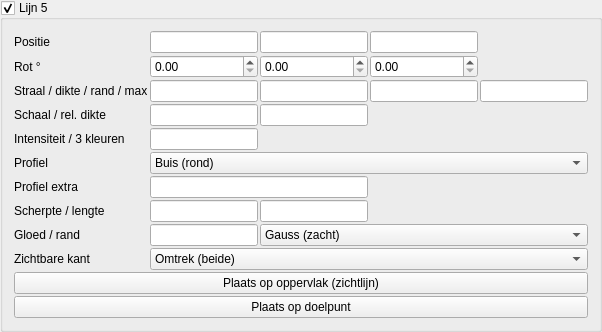
       <widget class="MyGroupBox" name="groupCheck_pattern_line_trap_5_enabled">
        <property name="title">
         <string>Lijn 5</string>
        </property>
        <property name="checkable">
         <bool>true</bool>
        </property>
        <layout class="QGridLayout" name="gridLayout_pattern_line_5">
         <property name="spacing">
          <number>2</number>
         </property>
         <item row="0" column="0">
          <widget class="QLabel" name="label_pattern_line_5_pos">
           <property name="text">
            <string>Positie</string>
           </property>
          </widget>
         </item>
         <item row="0" column="1">
          <widget class="MyLineEdit" name="vect3_pattern_line_trap_5_position_x"/>
         </item>
         <item row="0" column="2">
          <widget class="MyLineEdit" name="vect3_pattern_line_trap_5_position_y"/>
         </item>
         <item row="0" column="3">
          <widget class="MyLineEdit" name="vect3_pattern_line_trap_5_position_z"/>
         </item>
         <item row="1" column="0">
          <widget class="QLabel" name="label_pattern_line_5_rot">
           <property name="text">
            <string>Rot °</string>
           </property>
          </widget>
         </item>
         <item row="1" column="1">
          <widget class="MyDoubleSpinBox" name="spinboxd3_pattern_line_trap_5_rotation_x"/>
         </item>
         <item row="1" column="2">
          <widget class="MyDoubleSpinBox" name="spinboxd3_pattern_line_trap_5_rotation_y"/>
         </item>
         <item row="1" column="3">
          <widget class="MyDoubleSpinBox" name="spinboxd3_pattern_line_trap_5_rotation_z"/>
         </item>
         <item row="2" column="0">
          <widget class="QLabel" name="label_pattern_line_5_radius">
           <property name="text">
            <string>Straal / dikte / rand / max</string>
           </property>
           <property name="toolTip">
            <string>Straal = profielgrootte. Dikte = schaal van de SDF-band. Rand = afronding hoeken. Max = afstand-limiet voor de gloed (0 = uit in praktijk volgens instelling).</string>
           </property>
          </widget>
         </item>
         <item row="2" column="1">
          <widget class="MyLineEdit" name="logedit_pattern_line_trap_5_radius"/>
         </item>
         <item row="2" column="2">
          <widget class="MyLineEdit" name="logedit_pattern_line_trap_5_thickness"/>
         </item>
         <item row="2" column="3">
          <widget class="MyLineEdit" name="logedit_pattern_line_trap_5_edge_softness"/>
         </item>
         <item row="2" column="4">
          <widget class="MyLineEdit" name="logedit_pattern_line_trap_5_max_distance"/>
         </item>
         <item row="3" column="0">
          <widget class="QLabel" name="label_pattern_line_5_scale">
           <property name="text">
            <string>Schaal / rel. dikte</string>
           </property>
           <property name="toolTip">
            <string>Schaal: uniform het dwarsprofiel (YZ). Relatieve dikte: factor op de gloedband t.o.v. Dikte (1 = standaard).</string>
           </property>
          </widget>
         </item>
         <item row="3" column="1">
          <widget class="MyLineEdit" name="logedit_pattern_line_trap_5_scale"/>
         </item>
         <item row="3" column="2">
          <widget class="MyLineEdit" name="logedit_pattern_line_trap_5_relative_thickness"/>
         </item>
         <item row="4" column="0">
          <widget class="QLabel" name="label_pattern_line_5_int">
           <property name="text">
            <string>Intensiteit / 3 kleuren</string>
           </property>
           <property name="toolTip">
            <string>Gradient langs de gloed: kern (kleur 1) → midden (2) → rand (3). Zelfde RGB = effen.</string>
           </property>
          </widget>
         </item>
         <item row="4" column="1">
          <widget class="MyLineEdit" name="logedit_pattern_line_trap_5_intensity"/>
         </item>
         <item row="4" column="2">
          <widget class="MyColorButton" name="colorButton_pattern_line_trap_5_color"/>
         </item>
         <item row="4" column="3">
          <widget class="MyColorButton" name="colorButton_pattern_line_trap_5_color_2"/>
         </item>
         <item row="4" column="4">
          <widget class="MyColorButton" name="colorButton_pattern_line_trap_5_color_3"/>
         </item>
         <item row="5" column="0">
          <widget class="QLabel" name="label_pattern_line_5_shape">
           <property name="text">
            <string>Profiel</string>
           </property>
           <property name="toolTip">
            <string>Dwarsdoorsnede loodrecht op de as (lokale X).</string>
           </property>
          </widget>
         </item>
         <item row="5" column="1" colspan="4">
          <widget class="MyComboBox" name="comboBox_pattern_line_trap_5_shape">
           <item>
            <property name="text">
             <string>Buis (rond)</string>
            </property>
           </item>
           <item>
            <property name="text">
             <string>Lint (vlak)</string>
            </property>
           </item>
           <item>
            <property name="text">
             <string>Vierkant</string>
            </property>
           </item>
           <item>
            <property name="text">
             <string>Ruit</string>
            </property>
           </item>
           <item>
            <property name="text">
             <string>Ovaal</string>
            </property>
           </item>
           <item>
            <property name="text">
             <string>Zeshoek</string>
            </property>
           </item>
           <item>
            <property name="text">
             <string>Kruis</string>
            </property>
           </item>
           <item>
            <property name="text">
             <string>Achthoek</string>
            </property>
           </item>
           <item>
            <property name="text">
             <string>Squircle</string>
            </property>
           </item>
           <item>
            <property name="text">
             <string>Ring</string>
            </property>
           </item>
         </widget>
         </item>
         <item row="6" column="0">
          <widget class="QLabel" name="label_pattern_line_5_shape_aux">
           <property name="text">
            <string>Profiel extra</string>
           </property>
           <property name="toolTip">
            <string>Ovaal: Z-straal t.o.v. Y (1 = cirkel). Ring: halve dikte van de buis.</string>
           </property>
          </widget>
         </item>
         <item row="6" column="1" colspan="2">
          <widget class="MyLineEdit" name="logedit_pattern_line_trap_5_shape_aux"/>
         </item>
         <item row="7" column="0">
          <widget class="QLabel" name="label_pattern_line_5_sharp_seg">
           <property name="text">
            <string>Scherpte / lengte</string>
           </property>
           <property name="toolTip">
            <string>Scherpte: sterkere piek (hoger = smallere gloed). Lengte: halve lijnlengte langs X (0 = oneindig). Zie ook «Gloed / rand».</string>
           </property>
          </widget>
         </item>
         <item row="7" column="1">
          <widget class="MyLineEdit" name="logedit_pattern_line_trap_5_falloff_sharpness"/>
         </item>
         <item row="7" column="2">
          <widget class="MyLineEdit" name="logedit_pattern_line_trap_5_segment_half_length"/>
         </item>
         <item row="8" column="0">
          <widget class="QLabel" name="label_pattern_line_5_glow">
           <property name="text">
            <string>Gloed / rand</string>
           </property>
           <property name="toolTip">
            <string>Gloedbreedte: hoger = zachtere, bredere rand. Falloff: Gauss, smoothstep, lineair, exponentieel — bepaalt hoe snel het uitsterft (los van de 3-kleur-gradient).</string>
           </property>
          </widget>
         </item>
         <item row="8" column="1">
          <widget class="MyLineEdit" name="logedit_pattern_line_trap_5_glow_spread"/>
         </item>
         <item row="8" column="2" colspan="3">
          <widget class="MyComboBox" name="comboBox_pattern_line_trap_5_falloff_profile">
           <item>
            <property name="text">
             <string>Gauss (zacht)</string>
            </property>
           </item>
           <item>
            <property name="text">
             <string>Strak (smooth)</string>
            </property>
           </item>
           <item>
            <property name="text">
             <string>Hard (lineair)</string>
            </property>
           </item>
           <item>
            <property name="text">
             <string>Exponentieel</string>
            </property>
           </item>
          </widget>
         </item>
         <item row="9" column="0">
          <widget class="QLabel" name="label_pattern_line_5_side">
           <property name="text">
            <string>Zichtbare kant</string>
           </property>
           <property name="toolTip">
            <string>Omtrek: gloed aan beide zijden van de vorm (klassiek). Alleen buiten of binnen: één zijde van het oppervlak — handig om alleen de silhouet-rand te tonen.</string>
           </property>
          </widget>
         </item>
         <item row="9" column="1" colspan="4">
          <widget class="MyComboBox" name="comboBox_pattern_line_trap_5_edge_side">
           <item>
            <property name="text">
             <string>Omtrek (beide)</string>
            </property>
           </item>
           <item>
            <property name="text">
             <string>Alleen buiten</string>
            </property>
           </item>
           <item>
            <property name="text">
             <string>Alleen binnen</string>
            </property>
           </item>
          </widget>
         </item>
         <item row="10" column="0" colspan="5">
          <widget class="QPushButton" name="pushButton_pattern_line_trap_5_place_surface">
           <property name="text">
            <string>Plaats op oppervlak (zichtlijn)</string>
           </property>
          </widget>
         </item>
         <item row="11" column="0" colspan="5">
          <widget class="QPushButton" name="pushButton_pattern_line_trap_5_place_target">
           <property name="text">
            <string>Plaats op doelpunt</string>
           </property>
          </widget>
         </item>
        </layout>
       </widget>
